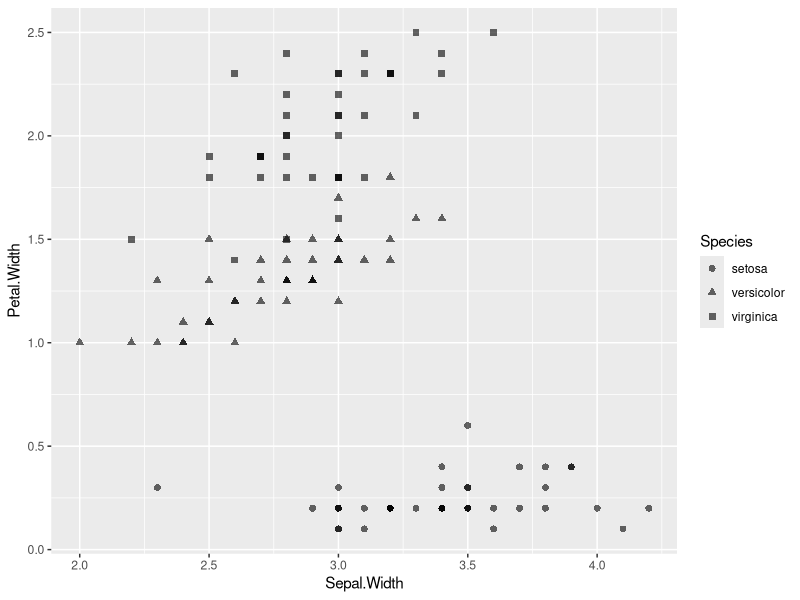
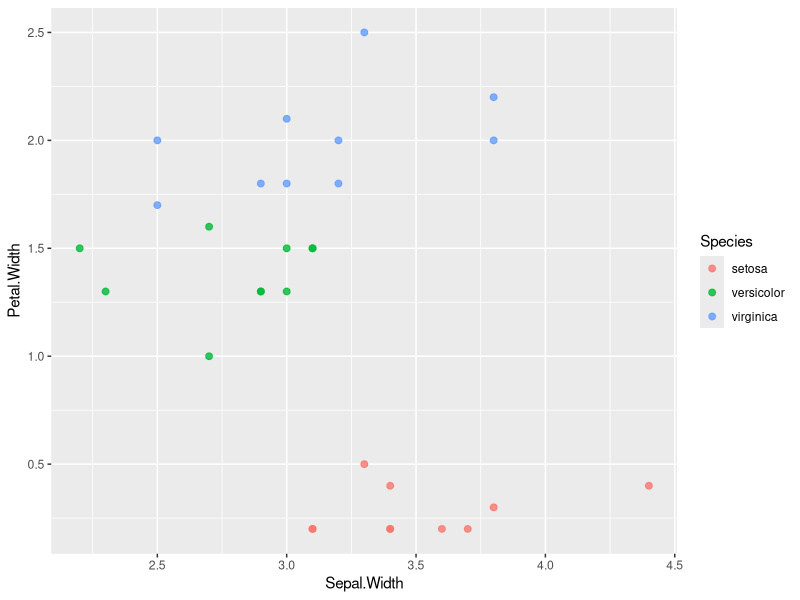

Write the R code that produced these figures, in order.
# Required Libraries
library(e1071)
library(dplyr)
library(tidyverse)


# Loading the inbuilt iris dataset
data("iris")

# PREPROCESSING
#================================================================
# 
# Using the select function to pick only the columns i want,
# Then using the filter function picking the rows that have either setosa
# or versicolor in the Species column
df_iris <- filter(select(iris, Sepal.Width, Petal.Width, Species))

#=================================================================
# DATASET SPLITTING
# Splitting the dataset into the Training set and Test set
library(caTools)

set.seed(123)
#uniform splitting 
split = sample.split(df_iris$Species, SplitRatio = 0.8)

training_set = subset(df_iris, split == TRUE)
test_set = subset(df_iris, split == FALSE)

training_set
test_set

#======================================================================
#SUMMARY OF THE DATASET
#Summarizing the dataset by grouping the data by Species 
# mean(na.rm) = a logical value indicating whether NA values should be 
# stripped before the computation proceeds.
df_iris_summary <- df_iris %>% 
                   group_by(Species) %>%
                   summarize(mean_sw = mean(Sepal.Width, na.rm = TRUE), 
                            mean_pw = mean(Petal.Width, na.rm = TRUE))
df_iris_summary

#=======================================================================
# PLOT
base_plot <- ggplot(data=training_set, mapping=aes(x=Sepal.Width,
                                 y=Petal.Width,
                                 shape = Species)) +
  geom_point(size=2, alpha=0.6)

base_plot


#=========================================================================
# SVM model
svm.model <- svm(training_set$Species ~ . , 
                 data=training_set, 
                 type='C-classification', 
                 kernel='linear', 
                 scale=FALSE)
summary(svm.model)

#=========================================================================
# SVM PLOT
# beta = drop(t(svm.model$coefs)%*%svm.model$SV)
# beta0 = svm.model$rho
# 
# base_plot +
#   geom_point(data=(training_set[svm.model$index, c(1, 2)]),
#              aes(x=Sepal.Width,
#                  y=Petal.Width),
#              colour='orange',
#              fill='white',
#              shape=1,
#              size=3, stroke=1) +
#   geom_smooth(method='lm', se=FALSE, size=1) +
#   geom_abline(intercept= beta0 / beta[2], slope=-beta[1] / beta[2], color='green')+
#   geom_abline(intercept= (beta0 - 1) / beta[2], slope=-beta[1] / beta[2], lty=2, color='blue')+
#   geom_abline(intercept = (beta0 + 1) / beta[2], slope=-beta[1] / beta[2], lty = 2, color='red')

#==============================================================================   
# Plotting the test data

# PLOT
test_data_plot <- ggplot(data=test_set, mapping=aes(x=Sepal.Width,
                                                   y=Petal.Width,
                                                   color = Species)) +
  
  geom_point(size=2, alpha=0.8)

test_data_plot




  #=====================================================================================
